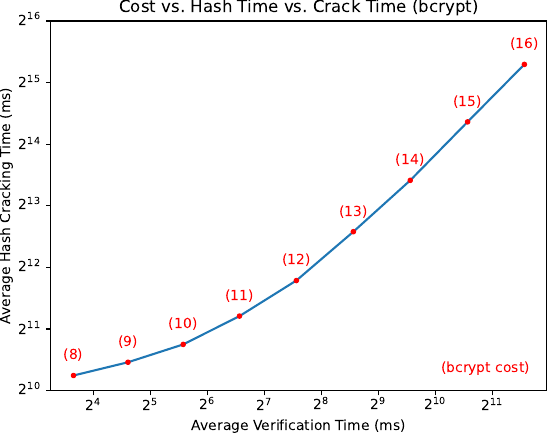

Generate this figure with Python:
import matplotlib.pyplot as plt

x = [12.5167235,24.2908806,47.5646695,94.3342729,188.4549572,377.0636352,753.2968366,1513.3490081,3020.4349785]
y = [1213.5, 1408.7, 1721.8, 2368.2, 3533.8, 6120.7, 10908.5, 21064.3, 40214.4]

for i in range(len(x)):
    plt.annotate('(' + str(8+i) + ')' + "\n", (x[i], y[i]), color='red', ha='center')

plt.annotate('(bcrypt cost)', (2**10.1, 2**10.3), color='red')

plt.title('Cost vs. Hash Time vs. Crack Time (bcrypt)')
plt.plot(x, y, marker='.', mfc='red', mec='red')
plt.ylim(2**10, 2**16)
plt.xlabel('Average Verification Time (ms)')
plt.xscale('log', base=2)
plt.ylabel('Average Hash Cracking Time (ms)')
plt.yscale('log', base=2)
plt.savefig('bcrypt.pdf', bbox_inches='tight', pad_inches=0)
plt.show()
